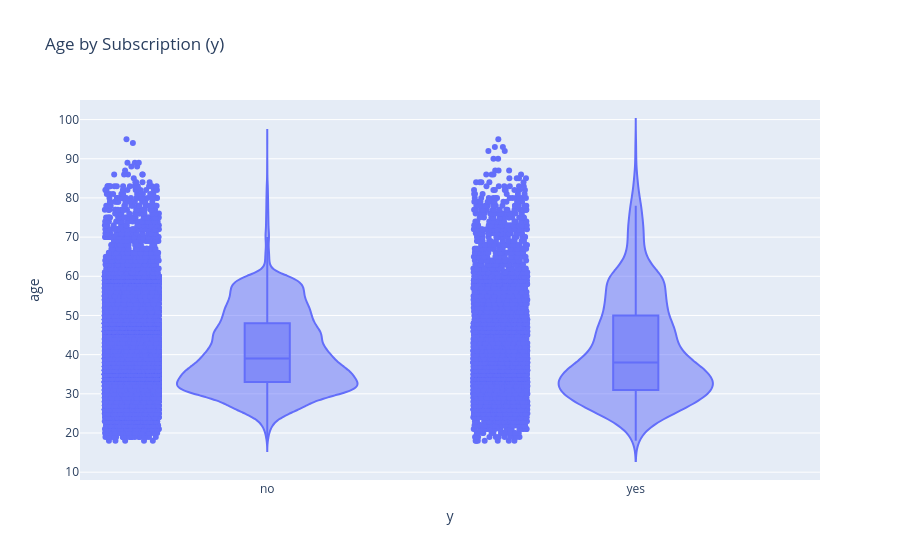
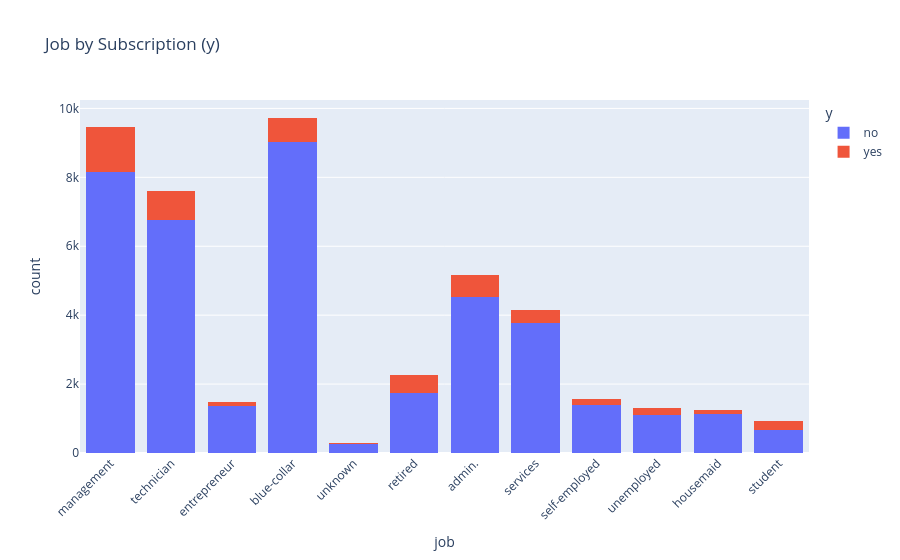
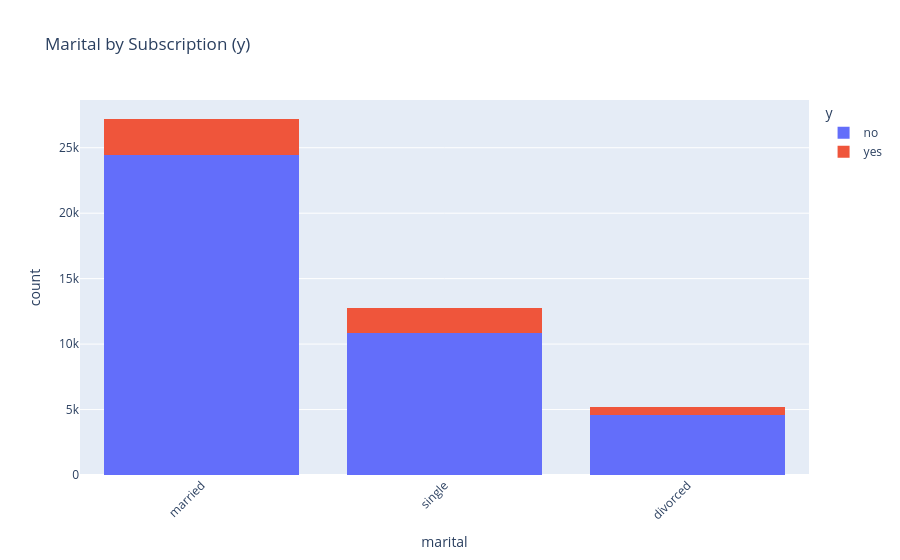
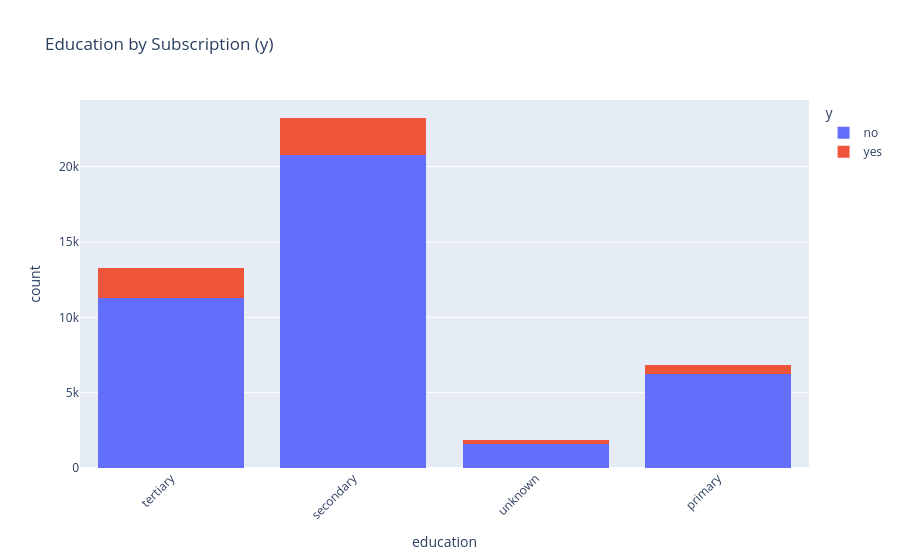

The code cell stored with these charts, in order, in its notebook:
### Code cell
# What : Ici je compare chaque variable démographique à la cible y
# Why  : Parce que je veux voir les patterns associés à la souscription (yes/no)
# How  : Pour ce faire, je trace un violin pour age et des barres empilées pour les catégorielles

# 1. Je trace âge vs y (violin + box)
fig_age_y = px.violin(
    df_demo, x="y", y="age", box=True, points="all",
    title="Age by Subscription (y)"   # crée le violin
)
fig_age_y.show()  # affiche le graphe

# 2. Je trace les barres empilées pour job/marital/education vs y
for col in ["job", "marital", "education"]:
    fig = px.histogram(
        df_demo, x=col, color="y", barmode="stack",
        title=f"{col.capitalize()} by Subscription (y)"  # crée l'histogramme empilé
    )
    fig.update_layout(xaxis_tickangle=-45)  # incline les labels
    fig.show()  # affiche le graphe

### Figure 1 — Plotly figure (JSON) as saved in the notebook; plotly's stock layout.template omitted (floating-point values rounded to 4 significant figures; data arrays with more than 128 entries replaced by an {"elided": "..."} marker saying what was removed)
{"data": [{"alignmentgroup": "True", "box": {"visible": true}, "hovertemplate": "y=%{x}<br>age=%{y}<extra></extra>", "legendgroup": "", "marker": {"color": "#636efa"}, "name": "", "offsetgroup": "", "orientation": "v", "points": "all", "scalegroup": "True", "showlegend": false, "type": "violin", "x": {"elided": "45211 str values"}, "x0": " ", "xaxis": "x", "y": {"elided": "45211 int values"}, "y0": " ", "yaxis": "y"}], "layout": {"legend": {"tracegroupgap": 0}, "title": {"text": "Age by Subscription (y)"}, "violinmode": "group", "xaxis": {"anchor": "y", "domain": [0, 1], "title": {"text": "y"}}, "yaxis": {"anchor": "x", "domain": [0, 1], "title": {"text": "age"}}}}

### Figure 2 — Plotly figure (JSON) as saved in the notebook; plotly's stock layout.template omitted (floating-point values rounded to 4 significant figures; data arrays with more than 128 entries replaced by an {"elided": "..."} marker saying what was removed)
{"data": [{"bingroup": "x", "hovertemplate": "y=no<br>job=%{x}<br>count=%{y}<extra></extra>", "legendgroup": "no", "marker": {"color": "#636efa", "pattern": {"shape": ""}}, "name": "no", "orientation": "v", "showlegend": true, "type": "histogram", "x": {"elided": "39922 str values"}, "xaxis": "x", "yaxis": "y"}, {"bingroup": "x", "hovertemplate": "y=yes<br>job=%{x}<br>count=%{y}<extra></extra>", "legendgroup": "yes", "marker": {"color": "#EF553B", "pattern": {"shape": ""}}, "name": "yes", "orientation": "v", "showlegend": true, "type": "histogram", "x": {"elided": "5289 str values"}, "xaxis": "x", "yaxis": "y"}], "layout": {"barmode": "stack", "legend": {"title": {"text": "y"}, "tracegroupgap": 0}, "title": {"text": "Job by Subscription (y)"}, "xaxis": {"anchor": "y", "domain": [0, 1], "tickangle": -45, "title": {"text": "job"}}, "yaxis": {"anchor": "x", "domain": [0, 1], "title": {"text": "count"}}}}

### Figure 3 — Plotly figure (JSON) as saved in the notebook; plotly's stock layout.template omitted (floating-point values rounded to 4 significant figures; data arrays with more than 128 entries replaced by an {"elided": "..."} marker saying what was removed)
{"data": [{"bingroup": "x", "hovertemplate": "y=no<br>marital=%{x}<br>count=%{y}<extra></extra>", "legendgroup": "no", "marker": {"color": "#636efa", "pattern": {"shape": ""}}, "name": "no", "orientation": "v", "showlegend": true, "type": "histogram", "x": {"elided": "39922 str values"}, "xaxis": "x", "yaxis": "y"}, {"bingroup": "x", "hovertemplate": "y=yes<br>marital=%{x}<br>count=%{y}<extra></extra>", "legendgroup": "yes", "marker": {"color": "#EF553B", "pattern": {"shape": ""}}, "name": "yes", "orientation": "v", "showlegend": true, "type": "histogram", "x": {"elided": "5289 str values"}, "xaxis": "x", "yaxis": "y"}], "layout": {"barmode": "stack", "legend": {"title": {"text": "y"}, "tracegroupgap": 0}, "title": {"text": "Marital by Subscription (y)"}, "xaxis": {"anchor": "y", "domain": [0, 1], "tickangle": -45, "title": {"text": "marital"}}, "yaxis": {"anchor": "x", "domain": [0, 1], "title": {"text": "count"}}}}

### Figure 4 — Plotly figure (JSON) as saved in the notebook; plotly's stock layout.template omitted (floating-point values rounded to 4 significant figures; data arrays with more than 128 entries replaced by an {"elided": "..."} marker saying what was removed)
{"data": [{"bingroup": "x", "hovertemplate": "y=no<br>education=%{x}<br>count=%{y}<extra></extra>", "legendgroup": "no", "marker": {"color": "#636efa", "pattern": {"shape": ""}}, "name": "no", "orientation": "v", "showlegend": true, "type": "histogram", "x": {"elided": "39922 str values"}, "xaxis": "x", "yaxis": "y"}, {"bingroup": "x", "hovertemplate": "y=yes<br>education=%{x}<br>count=%{y}<extra></extra>", "legendgroup": "yes", "marker": {"color": "#EF553B", "pattern": {"shape": ""}}, "name": "yes", "orientation": "v", "showlegend": true, "type": "histogram", "x": {"elided": "5289 str values"}, "xaxis": "x", "yaxis": "y"}], "layout": {"barmode": "stack", "legend": {"title": {"text": "y"}, "tracegroupgap": 0}, "title": {"text": "Education by Subscription (y)"}, "xaxis": {"anchor": "y", "domain": [0, 1], "tickangle": -45, "title": {"text": "education"}}, "yaxis": {"anchor": "x", "domain": [0, 1], "title": {"text": "count"}}}}
